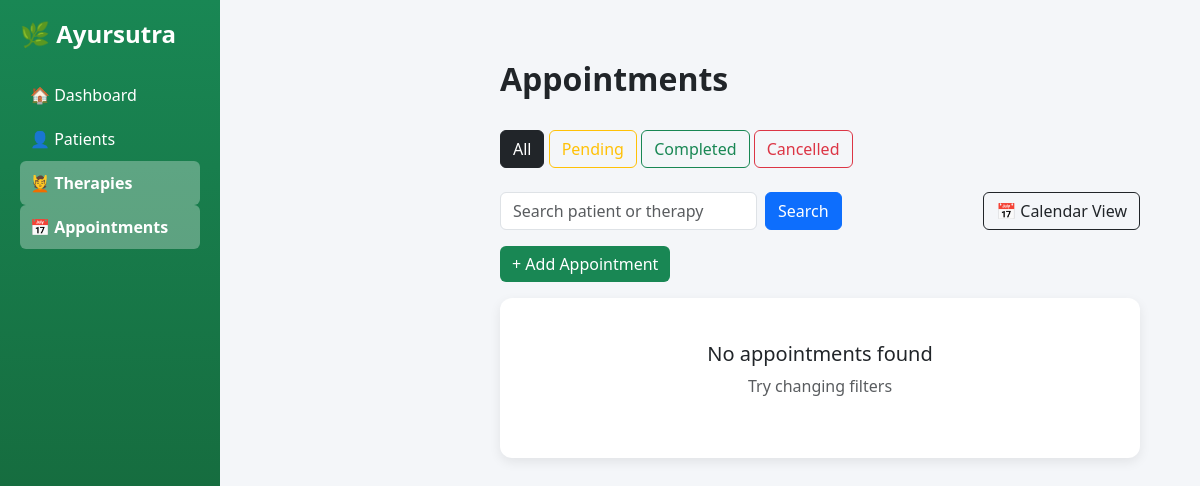
/therapies/appointments/, run on an earlier commit of the app's database.
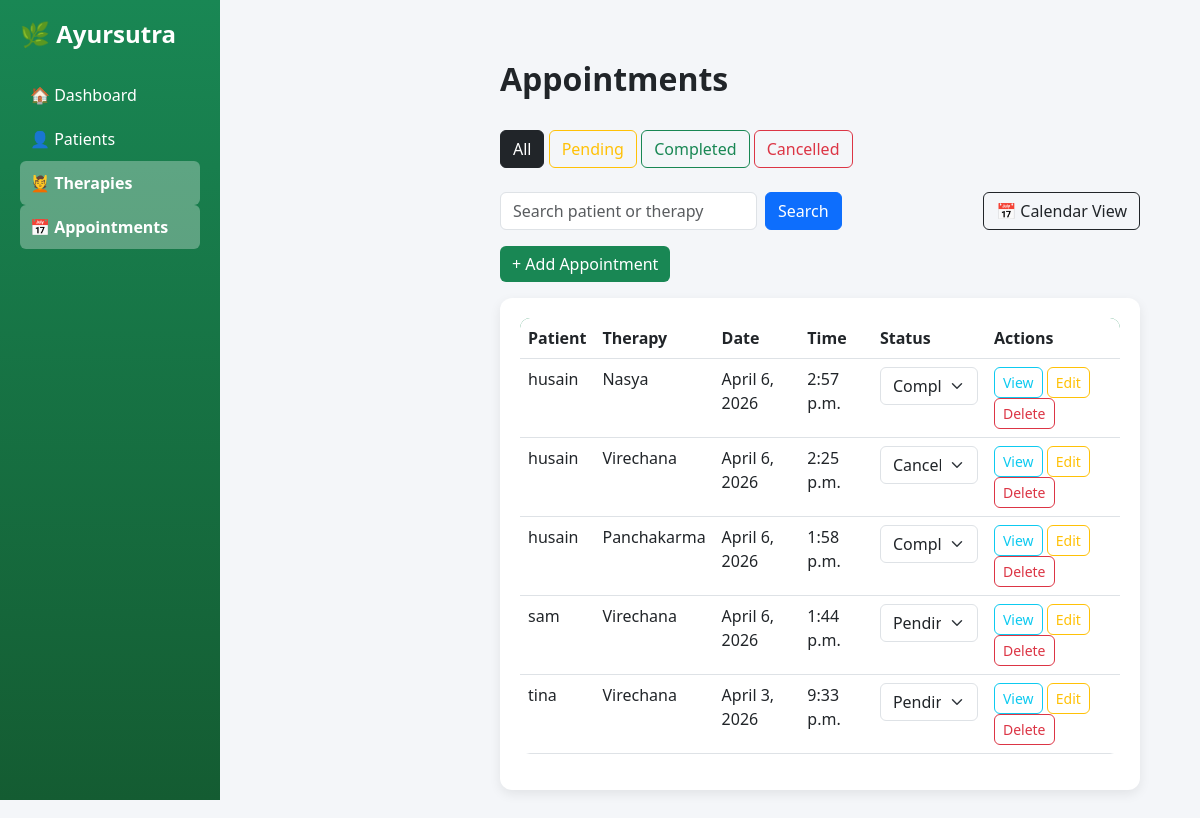
And on a later commit of the database.
### therapies/models.py (models this page shows, shortened)
class Appointment(models.Model):
    STATUS_CHOICES = [
        ('PENDING', 'Pending'),
        ('COMPLETED', 'Completed'),
        ('CANCELLED', 'Cancelled'),
    ]
    patient = models.ForeignKey(Patient, on_delete=models.CASCADE, related_name="therapy_appointments")
    therapy = models.ForeignKey(Therapy, on_delete=models.CASCADE)
    date = models.DateField()
    time = models.TimeField()
    status = models.CharField(
        max_length=10,
        choices=STATUS_CHOICES,
        default='PENDING'
    )
    prescription = models.TextField(blank=True, null=True)
    doctor_notes = models.TextField(blank=True, null=True)

class Therapy(models.Model):
    therapy_name = models.CharField(max_length=100)
    duration = models.IntegerField(help_text="Duration in minutes")
    description = models.TextField()
    precautions = models.TextField(blank=True)
    def __str__(self):
        return self.therapy_name

### patients/models.py (models this page shows, shortened)
class Patient(models.Model):
    GENDER_CHOICES = [
        ('Male', 'Male'),
        ('Female', 'Female'),
        ('Prefer not to say', 'Prefer not to say'),
    ]
    name = models.CharField(max_length=100)
    age = models.IntegerField()
    gender = models.CharField(max_length=25, choices=GENDER_CHOICES)
    phone = models.CharField(max_length=10, validators=[phone_validator])
    user = models.OneToOneField(User, on_delete=models.CASCADE, related_name='patient')
    name = models.CharField(max_length=100)
    phone = models.CharField(max_length=15)
    email = models.EmailField(blank=True, null=True)
    def __str__(self):
        return self.name

### therapies/views.py (the view)
# urls.py: path('appointments/', views.appointment_list, name='appointments'),
def appointment_list(request):
    status_filter = request.GET.get('status')
    query = request.GET.get('q')
    appointments = Appointment.objects.all().order_by('-date', '-time')
    if status_filter:
        appointments = appointments.filter(status=status_filter)
    if query:
     appointments = appointments.filter(
        Q(patient__name__icontains=query) |
        Q(therapy__therapy_name__icontains=query)
    )
    return render(request, 'therapies/appointment_list.html', {
        'appointments': appointments,
        'status_filter': status_filter,
        'query': query
    })

### templates/therapies/appointment_list.html (shortened to what this page needs)
{% extends 'base.html' %}
{% block content %}
<div class="main-content">
    <div class="d-flex justify-content-between align-items-center mb-4">
        <h2>Appointments</h2>
    </div>
    <div class="mb-4">
        <a href="{% url 'appointments' %}"
           class="btn {% if not status_filter %}btn-dark{% else %}btn-outline-dark{% endif %}">
           All
        </a>
        <a href="?status=PENDING"
           class="btn {% if status_filter == 'PENDING' %}btn-warning{% else %}btn-outline-warning{% endif %}">
           Pending
        </a>
        <a href="?status=COMPLETED"
           class="btn {% if status_filter == 'COMPLETED' %}btn-success{% else %}btn-outline-success{% endif %}">
           Completed
        </a>
        <a href="?status=CANCELLED"
           class="btn {% if status_filter == 'CANCELLED' %}btn-danger{% else %}btn-outline-danger{% endif %}">
           Cancelled
        </a>
    </div>
<div class="d-flex justify-content-between mb-3">
    <form method="GET" class="d-flex">
        <input type="text" name="q" value="{{ query|default:'' }}"
               class="form-control me-2" placeholder="Search patient or therapy">
        <button class="btn btn-primary">Search</button>
    </form>
    <a href="{% url 'appointment_calendar' %}" class="btn btn-outline-dark">
        📅 Calendar View
    </a>
</div>
    <a href="{% url 'add_appointment' %}" class="btn btn-success mb-3">
        + Add Appointment
    </a>
    <div class="card">
        <div class="card-body">
            {% if appointments %}
            <table class="table table-hover">
                <thead>
                    <tr>
                        <th>Patient</th>
                        <th>Therapy</th>
                        <th>Date</th>
                        <th>Time</th>
                        <th>Status</th>
                        <th>Actions</th>
                    </tr>
                </thead>
                <tbody>
                    {% for appt in appointments %}
                    <tr>
                        <td>{{ appt.patient }}</td>
                        <td>{{ appt.therapy }}</td>
                        <td>{{ appt.date }}</td>
                        <td>{{ appt.time }}</td>
                       <td>
                        <form method="POST" action="{% url 'update_status' appt.id %}">
                            <select name="status" onchange="this.form.submit()" class="form-select">
                                <option value="PENDING" {% if appt.status == "PENDING" %}selected{% endif %}>Pending</option>
                                <option value="COMPLETED" {% if appt.status == "COMPLETED" %}selected{% endif %}>Completed</option>
                                <option value="CANCELLED" {% if appt.status == "CANCELLED" %}selected{% endif %}>Cancelled</option>
                            </select>
                        </form>
                        </td>
                        <td>
                            <a href="{% url 'appointment_detail' appt.id %}" class="btn btn-sm btn-outline-info">View</a>
                            <a href="{% url 'appointment_edit' appt.id %}" class="btn btn-sm btn-outline-warning">Edit</a>
                            <a href="{% url 'appointment_delete' appt.id %}" class="btn btn-sm btn-outline-danger"
                            onclick="return confirm('Are you sure you want to delete this appointment?');">
                            Delete
                            </a>
                        </td>
                    </tr>
                    {% endfor %}
                </tbody>
            </table>
            {% else %}
                <div class="text-center p-4">
                    <h5>No appointments found</h5>
                    <p class="text-muted">Try changing filters</p>
                </div>
            {% endif %}
        </div>
    </div>
</div>
{% endblock %}

What changed in the data, as far as the page shows it:
added Appointment: patient "husain", therapy "Nasya", date "April 6, 2026", time "2:57 p.m.", status "Completed"
added Appointment: patient "husain", therapy "Virechana", date "April 6, 2026", time "2:25 p.m.", status "Cancelled"
added Appointment: patient "husain", therapy "Panchakarma", date "April 6, 2026", time "1:58 p.m.", status "Completed"
added Appointment: patient "sam", therapy "Virechana", date "April 6, 2026", time "1:44 p.m.", status "Pending"
added Appointment: patient "tina", therapy "Virechana", date "April 3, 2026", time "9:33 p.m.", status "Pending"
Also different on the page:
text no longer shown: "No appointments found Try changing filters"
text now shown: "Patient Therapy Date Time Status Actions"
